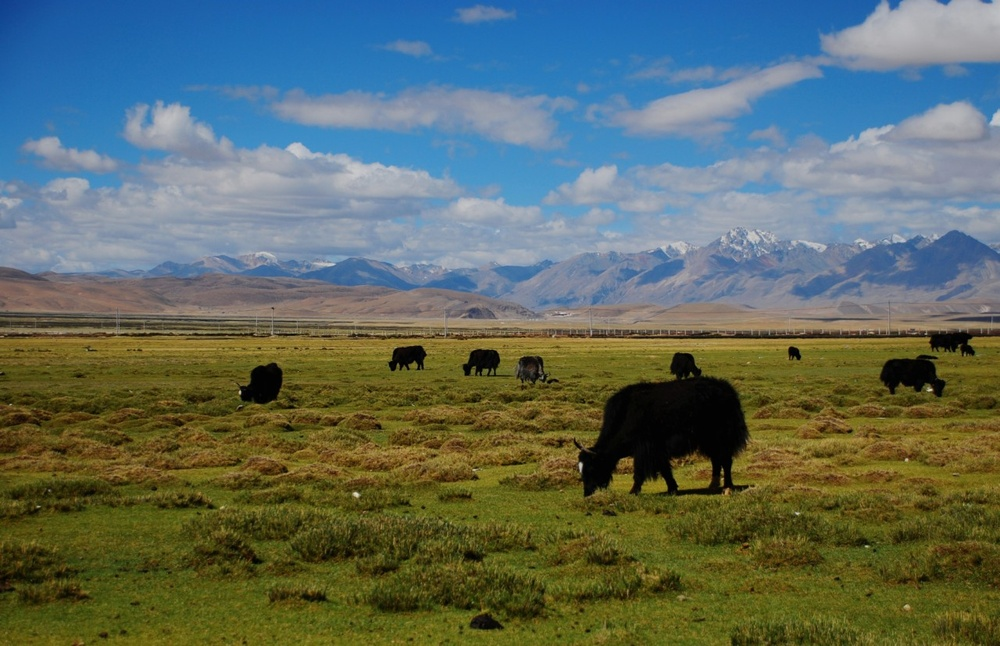
//> input picture 计算机视觉课程/第4章 用直方图统计像素/OpenCV 4.4/group.jpg, 1000 x 646 px, shrunk from 1280 x 827 before the run
$ ./源   (built with g++ and OpenCV 4)
//> lines starting //> are read from the running program, lines starting //| are printed output that depends on the picture; after the words box and inside, x2 and y2 are one past the last pixel; in counts of white or black regions, pixels touching at a corner belong together
#include <opencv2\highgui\highgui.hpp>
#include <opencv2\imgproc\imgproc.hpp>

// 应用查找表的函数
// [11 lines left out: function applyLookUp, not called in this run]

// 创建灰度图像的直方图
class Histogram1D {
private:
	int histSize[1];		// 直方图中条目的数量
	float hranges[2];		// 值范围
	const float* ranges[1];	// 值范围的指针
	int channels[1];		// 要检查的通道数量

public:
	Histogram1D() {
		// 准备一维直方图的默认参数
		histSize[0] = 256;	// 256个条目
		hranges[0] = 0.0;	// 从0开始(含)
		hranges[1] = 256.0;	// 到256(不含)
		ranges[0] = hranges;// 值范围的指针
		channels[0] = 0;	// 先关注通道0
	}

	//计算一维直方图
	cv::Mat getHistogram(const cv::Mat &image) {
		cv::Mat hist;

		// 计算直方图
		cv::calcHist(&image,
			1,			// 仅为一个图像的直方图
			channels,	// 使用的通道
			cv::Mat(),	// 不使用掩码
			hist,		// 作为结果的直方图
			1,			// 这是一维的直方图
			histSize,	// 条目数量
			ranges		// 像素值的范围
		);

		return hist;
	}

	// 计算一维直方图，并返回它的图像
	cv::Mat getHistogramImage(const cv::Mat &image,
		int zoom = 1) {
		// 首先计算直方图
		cv::Mat hist = getHistogram(image);

		// 创建图像
		return getImageOfHistogram(hist, zoom);
	}

	// 创建表示一个直方图的图像(静态方法)
	static cv::Mat getImageOfHistogram(
		const cv::Mat &hist, int zoom) {	// zoom决定了图像的大小
											// 取得条目值的最大值和最小值
		double maxVal = 0;
		double minVal = 0;
		cv::minMaxLoc(hist,
			&minVal,	// 存最小值的指针
			&maxVal,	// 存最大值的指针
			NULL,		// 最小值位置指针
			NULL		// 最大值位置指针
		);

		// 取得直方图的大小
		int histSize = hist.rows; // 直方图是n行1列的图像
								  //cout << hist.rows << "X" << hist.cols;

								  // 用于显示直方图的方形图像
		cv::Mat histImg(histSize * zoom, histSize * zoom,
			CV_8U, cv::Scalar(255));

		// 设置最高点为90%(即图像高度)的条目个数
		int hpt = static_cast<int>(0.9 * histSize);

		// 为每个条目画垂直线
		for (int h = 0; h < histSize; h++) {
			float binVal = hist.at<float>(h);
			if (binVal > 0) { // 大于0才需要画
				int intensity = static_cast<int>(binVal * hpt / maxVal);
				cv::line(histImg, cv::Point(h * zoom, histSize * zoom),
					cv::Point(h * zoom, (histSize - intensity) * zoom),
					cv::Scalar(0), zoom);
			}
		}

		return histImg;
	}

	// 直方图拉伸
	// [47 lines left out: function stretch, not called in this run]
};

void main()
{
	// 读取输入的图像
	cv::Mat image = cv::imread("group.jpg",
		CV_LOAD_IMAGE_GRAYSCALE);  // 作为灰度图导入
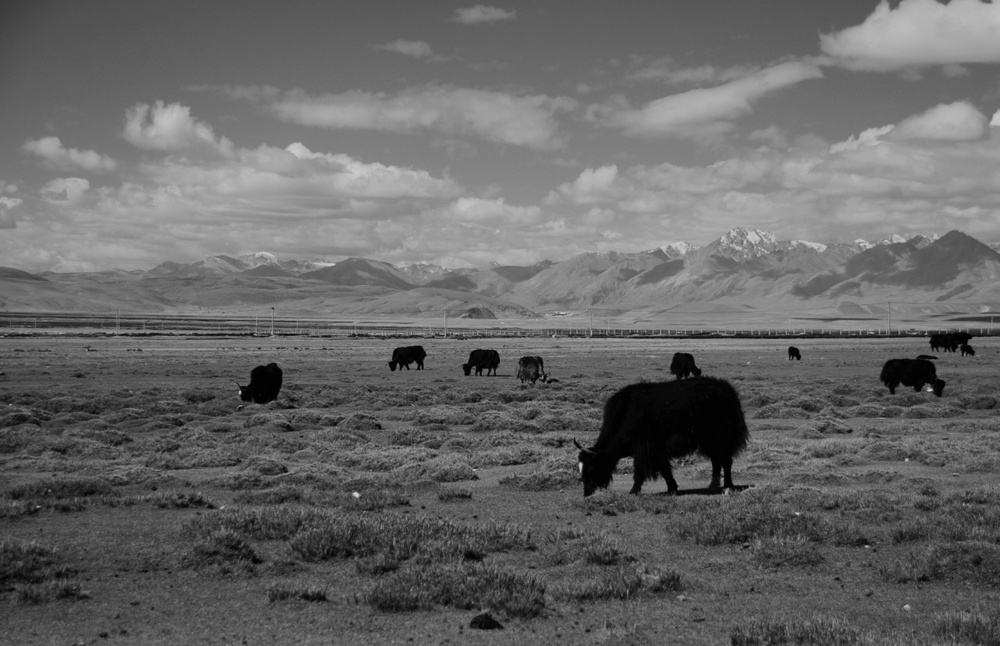
//> image: 646 rows x 1000 cols, CV_8UC1; min 0, max 219, mean 102.2
	cv::imshow("原图", image);

	// 直方图均衡化
	cv::Mat result;
	cv::equalizeHist(image, result);
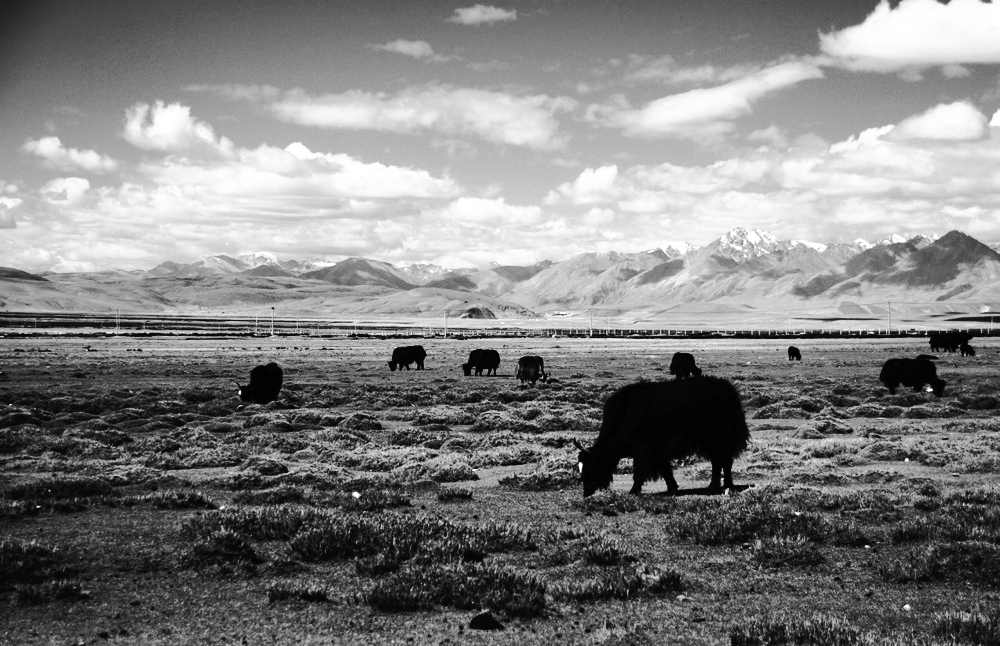
//> result: 646 rows x 1000 cols, CV_8UC1; min 0, max 255, mean 128.4
	cv::imshow("直方图均衡化结果", result);

	Histogram1D h;	// 一维直方图对象
	cv::imshow("原始直方图", h.getHistogramImage(image));
//> in getHistogram, `cv::calcHist(&image, 1, channels, cv::Mat(), hist, 1, histSize, ranges..`: hist = 256 values, max 8914 at index 94, min 0 at index 205, mean 2523.4
//> in getImageOfHistogram, `cv::minMaxLoc(hist, &minVal, &maxVal, NULL, NULL );`: maxVal = 8914
//> the loop in getImageOfHistogram, `for (int h = 0; h < histSize; h++)` made 256 passes
//> (binVal, intensity) on passes 1 to 12: (266, 6), (726, 18), (4353, 112), (2734, 70), (1881, 48), (1318, 34), (1118, 28), (1173, 30), (1096, 28), (985, 25), (917, 23), (631, 16)
//> after the loop in getImageOfHistogram, `for (int h = 0; h < histSize; h++)`:
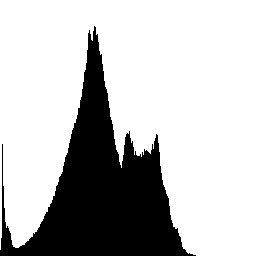
//> histImg: 256 rows x 256 cols, CV_8UC1; 74.7% white; 1 black region, box (x1, y1, x2, y2) and area: (0, 26, 196, 256) 16573
	cv::imshow("均衡化后直方图", h.getHistogramImage(result));
//> call 2 of getImageOfHistogram, with zoom = 1
//> the loop in getImageOfHistogram (call 2), `for (int h = 0; h < histSize; h++)` made 256 passes
//> (binVal, intensity) on passes 1, 3, 4, 5, 6, 7, 8, 9, 10, 11, 12, 13: (992, 25), (4353, 112), (2734, 70), (3199, 82), (2291, 59), (2998, 77), (2443, 63), (2710, 69), (2092, 53), (2728, 70), (2530, 65), (1882, 48)
//> binVal on passes 2, 30, 35, 38, 41, 43: 0, 0, 0, 0, 0, 0
//> after the loop in getImageOfHistogram (call 2), `for (int h = 0; h < histSize; h++)`:
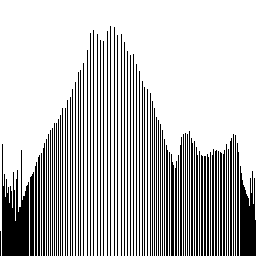
//> histImg: 256 rows x 256 cols, CV_8UC1; 74.7% white; black in thin lines or dots, all inside (x1, y1, x2, y2) = (0, 26, 256, 256)

	cv::waitKey();	// 等待按键
}
